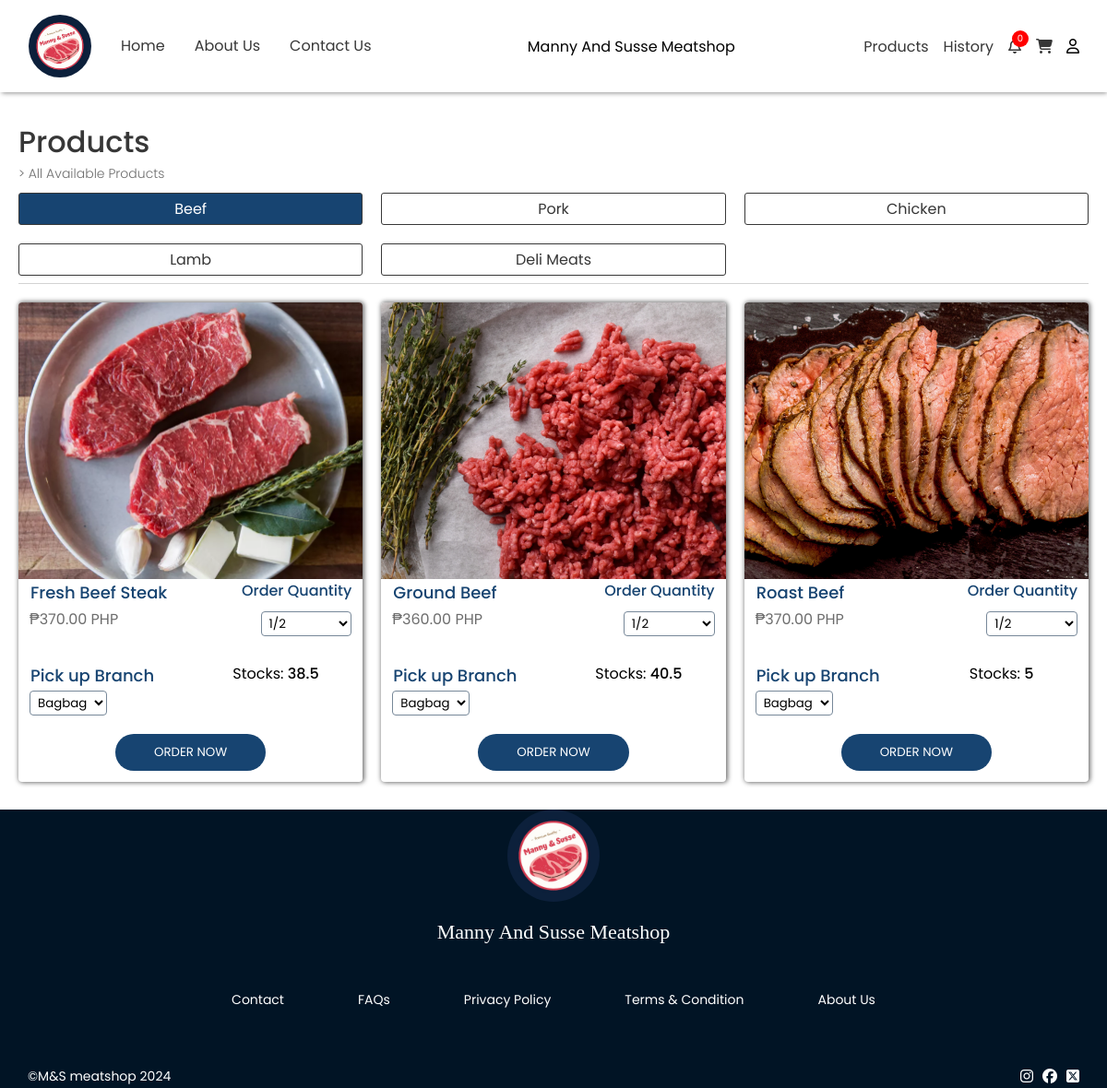
The app's page /components/products.php (signed in) with its own data.
### tables this page shows
CREATE TABLE `tbl_product_type` (
  `prod_type_id` int(11) NOT NULL,
  `prod_type_name` varchar(50) NOT NULL
);

CREATE TABLE `tbl_products` (
  `prod_id` int(11) NOT NULL,
  `prod_name` varchar(255) NOT NULL,
  `prod_price` int(11) NOT NULL,
  `prod_type` int(11) NOT NULL,
  `prod_stocks` float NOT NULL,
  `prod_img` varchar(255) NOT NULL
);

### components/products.php (the view, shortened to what this page needs)
<!DOCTYPE html>
<html lang="en">
<head>
    <link rel="stylesheet" href="../styles/general.css">
    <link rel="stylesheet" href="../styles/footer.css">
    <link rel="stylesheet" href="../styles/navbar.css">
    <link rel="stylesheet" href="../styles/products.css">
    <link rel="stylesheet" href="https://cdnjs.cloudflare.com/ajax/libs/font-awesome/6.5.2/css/all.min.css">
</head>
<body>
<?php include "./navbar.php" ?>
    <main>
        <div class="center">
            <div class="con">
                <div class="header-con">
                    <h1>Products</h1>
                    <p>> All Available Products</p>
                    <div class="flex-prod">
                        <?php
                            $queryType = "SELECT * FROM tbl_product_type";
                            $stmtType = $conn->prepare($queryType);
                            $stmtType->execute();
                            $resultType = $stmtType->get_result();
                            $first = true;
                            while($data = $resultType->fetch_assoc()){
                                $style = $first ? 'style="background: rgb(23, 68, 113); color: white;"' : '';
                                $first = false;
                                $prodTypeId = $data["prod_type_id"];
                        ?>
                            <div class="prod-type" data-type-id="<?php echo $prodTypeId; ?>" <?php echo $style; ?>>
                                <?php echo $data["prod_type_name"]; ?>
                            </div>
                        <?php } ?>
                    </div>
                </div>
                <div class="container" id="product-container">
                    <?php
                        $defaultType = 1;
                        $query = "SELECT pr.prod_id, pr.prod_stocks, pr.prod_name, pr.prod_price, pr.prod_type, pr.prod_img, pt.prod_type_name
                                  FROM tbl_products pr
                                  INNER JOIN tbl_product_type pt ON pr.prod_type = pt.prod_type_id
                                  WHERE pr.prod_type = ?";
                        $stmt = $conn->prepare($query);
                        $stmt->bind_param("i", $defaultType);
                        $stmt->execute();
                        $result = $stmt->get_result();
                        while ($data = $result->fetch_assoc()) {
                            $formattedTypeName = strtolower(str_replace(' ', '_', $data["prod_type_name"]));
                            if ($data['prod_stocks'] >= 1) {
                    ?>
                    <div class="con-item" id="<?php echo $data['prod_id']; ?>">
                        <div class="img-con">
                            <img src="../assets/<?php echo $formattedTypeName; ?>/<?php echo $data['prod_img']; ?>" alt="">
                        </div>
                        <div class="flex-con-det">
                            <div class="con-details">
                                <div class="name"><?php echo $data["prod_name"]; ?></div>
                                <div class="price">₱<?php echo number_format($data['prod_price'], 2); ?> PHP</div>
                            </div>
                            <div class="qnty-div">
                                <div class="name">Order Quantity</div>
                                <select name="qnty" class="qnty">
                                    <option value="1/2">1/2</option>
                                </select>
                            </div>
                        </div>
                        <div class="flex-con-det">
                            <div class="con-details">
                                <div class="name">Pick up Branch</div>
                                <select name="branch" class="branch">
                                    <option value="1">Bagbag</option>
                                </select>
                            </div>
                            <div class="input-div">
                                <div>Stocks:
                                    <span style="font-weight: 500;">
                                        <?php echo $data["prod_stocks"] ?>
                                    </span>
                                </div>
                            </div>
                        </div>
                        <div class="div-button">
                            <button>ORDER NOW</button>
                        </div>
                    </div>
                    <?php } } ?>
                </div>
            </div>
        </div>
    </main>
    <?php include "./footer.php" ?>
</body>
</html>

### styles/general.css (style rules this page uses)
* { font-family: "Poppins", sans-serif; box-sizing: border-box; margin: 0; transition: 0.3s ease; }
img { height: 100%; width: 100%; object-fit: cover; object-position: center; }
button { cursor: pointer; }

### styles/products.css (style rules this page uses)
body { margin-top: 100px; }
.center, main .center .con .container .con-item .div-button { display: flex; align-items: center; justify-content: center; }
main .con .header-con { padding-bottom: 8px; margin-bottom: 20px; border-bottom: 1px solid lightgray; }
main .con .header-con p { color: rgb(109, 109, 109); font-size: 14px; font-weight: 300; }
main .con .header-con h1 { font-weight: 500; color: rgb(55, 55, 55); }
main .center .con { max-width: 1200px; width: 100%; padding: 30px 20px; }
main .center .con .container .con-item .img-con { height: 230px; overflow: hidden; }
main .center .con .container .con-item .img-con img { object-fit: cover; object-position: center; }
main .center .con .container .con-item .con-details .name, .qnty-div .name { font-weight: 500; color: rgb(23, 68, 113); }
main .center .con .container .con-item .con-details { line-height: 28px; }
main .center .con .container .con-item .con-details .price { color: rgb(109, 109, 109); }
main .center .con .container .con-item .con-details .name { border: 1px solid transparent; }
main .center .con .container .con-item { box-shadow: 1px 0px 5px 1px rgba(0,0,0,0.56); -webkit-box-shadow: 1px 0px 5px 1px rgba(0,0,0,0.56); -moz-box-shadow: 1px 0px 5px 1px rgba(0,0,0,0.56); border-radius: 4px; overflow: hidden; }
main .center .con .container .con-item .div-button button { background: rgb(23, 68, 113); color: white; padding: 10px 42px; margin-bottom: 12px; border-radius: 50px; border: none; margin-top: 20px; }
main .center .con .container { display: grid; grid-template-columns: repeat(2, 1fr); gap: 20px; }
main .center .con .header-con .flex-prod { display: grid; grid-template-columns: repeat(3, 1fr); justify-content: space-between; gap: 20px; margin-top: 10px; }
main .center .con .header-con .flex-prod div { background: white; border: 1px solid rgb(56, 56, 56); color: rgb(55, 55, 55); text-align: center; border-radius: 3px; padding: 4px 6px; }
.flex-con-det { padding: 0 12px; }
.input-div { margin-top: 0; margin-bottom: 0; }
select { border: 1px solid lightslategray; border-radius: 4px; background: transparent; padding: 2px 4px; }
.qnty-div { display: flex; flex-direction: column; align-items: end; gap: 10px; }
.qnty-div select { width: 60%; }
@media (min-width: 768px) { main .center .con .container { grid-template-columns: repeat(3, 1fr); } }
@media (min-width: 768px) { main .center .con .container .con-item .img-con { height: 300px; } }
@media (min-width: 768px) { main .center .con .container .con-item .con-details .name { font-size: 18px; } }
@media (min-width: 768px) { main .center .con .container .con-item .con-details .price { font-size: 16px; } }
@media (min-width: 768px) { .flex-con-det { display: grid; grid-template-columns: repeat(2, 1fr); gap: 20px; } }
@media (min-width: 768px) { .input-div { display: flex; align-items: center; flex-direction: column; gap: 10px; } }

### records on screen
tbl_product_type: prod_type_name "Beef"
tbl_product_type: prod_type_name "Pork"
tbl_product_type: prod_type_name "Chicken"
tbl_product_type: prod_type_name "Lamb"
tbl_product_type: prod_type_name "Deli Meats"
tbl_products: prod_img (picture), prod_name "Fresh Beef Steak", prod_price "370.00", prod_stocks "38.5"
tbl_products: prod_img (picture), prod_name "Ground Beef", prod_price "360.00", prod_stocks "40.5"
tbl_products: prod_img (picture), prod_name "Roast Beef", prod_price "370.00", prod_stocks "5"

### other values on screen
$data["CountItems"] "0"
